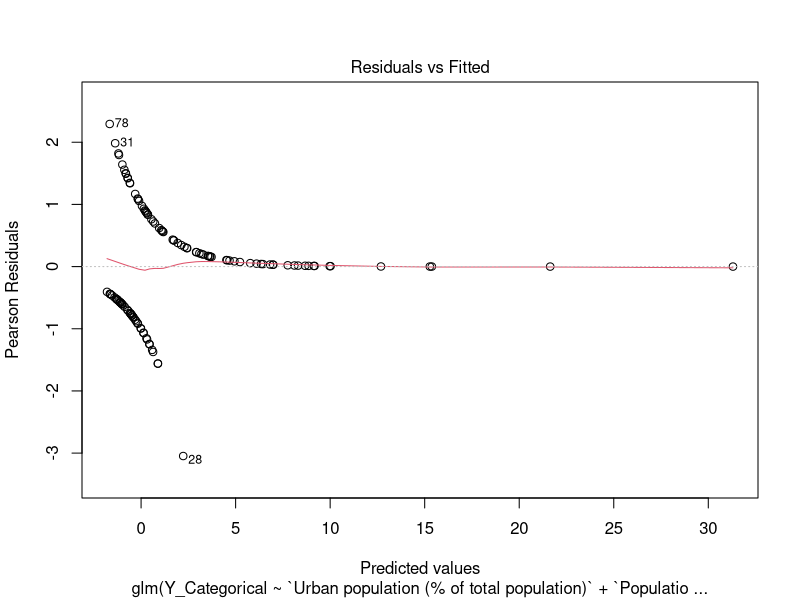
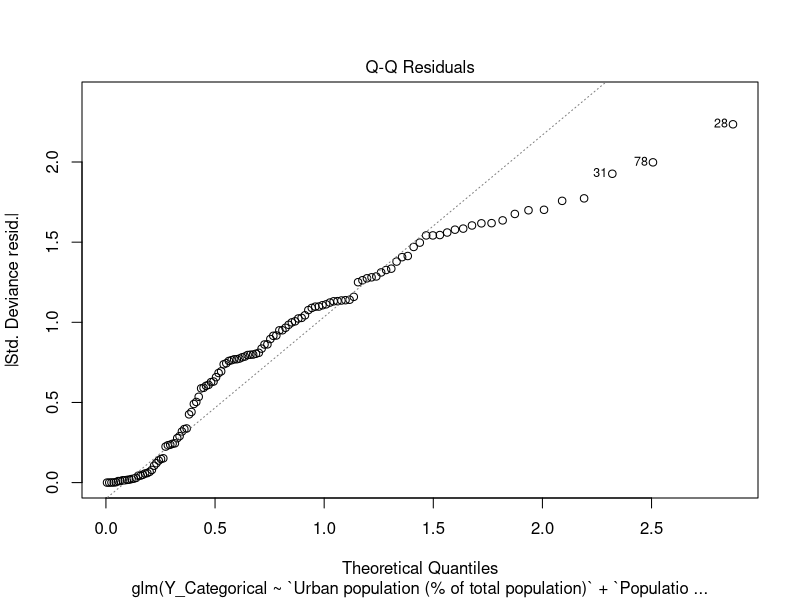
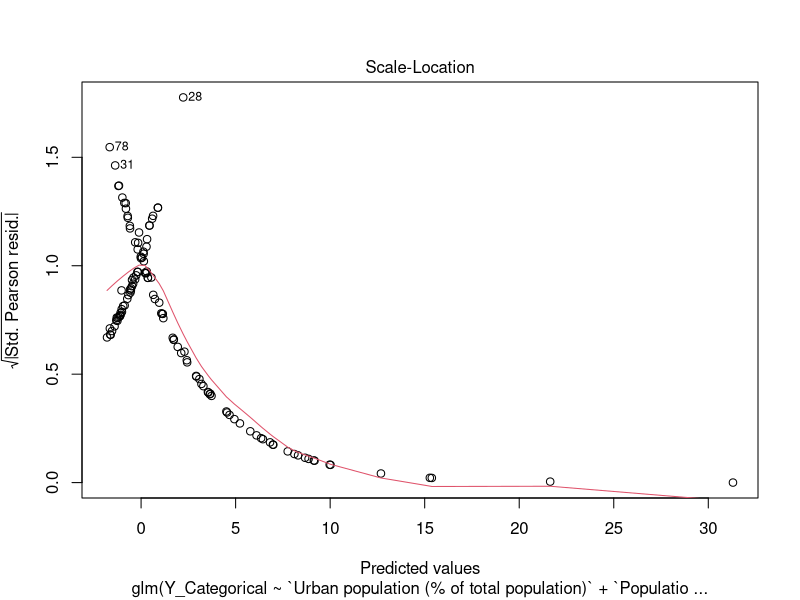
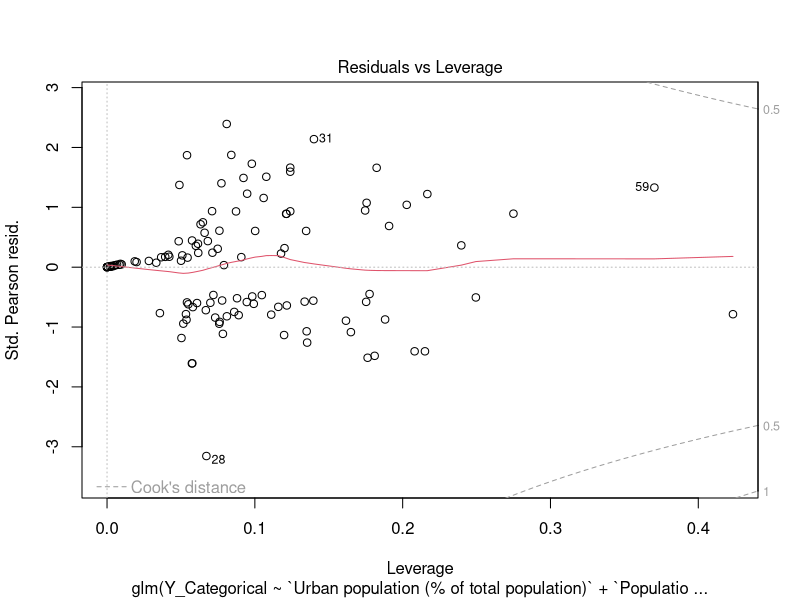
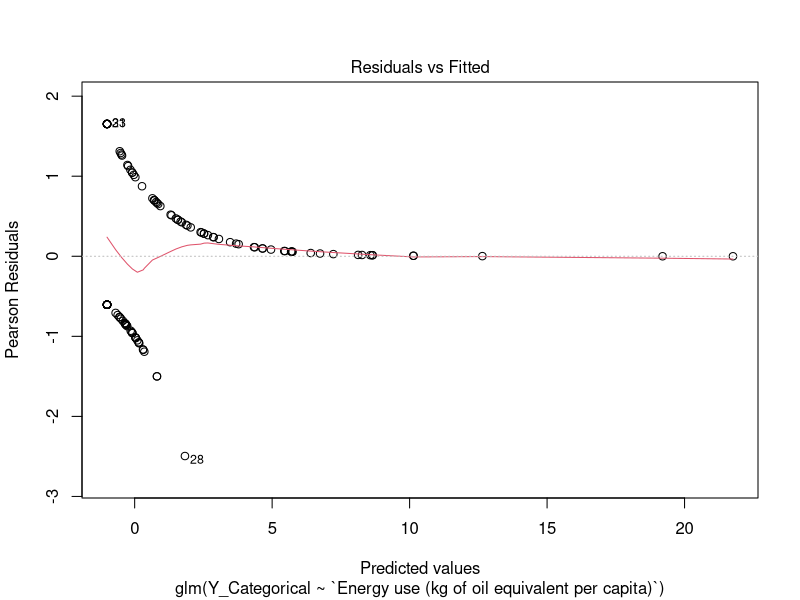
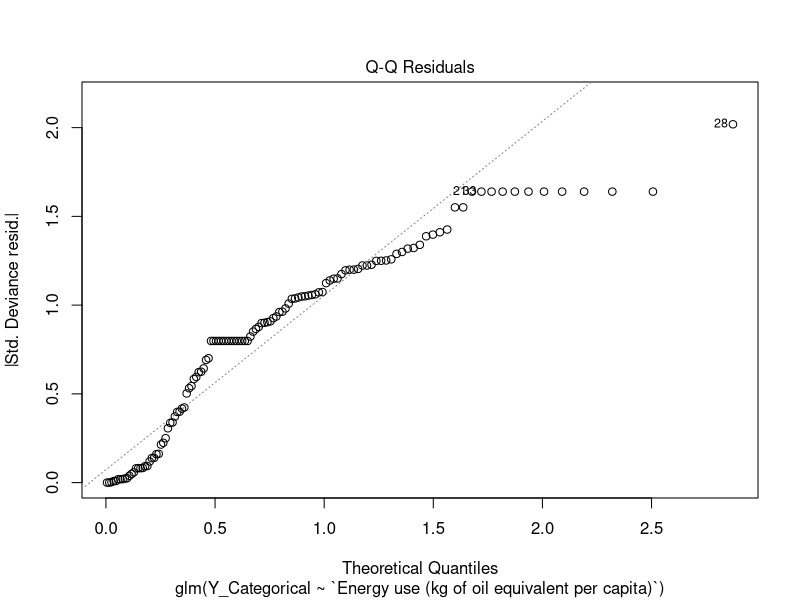
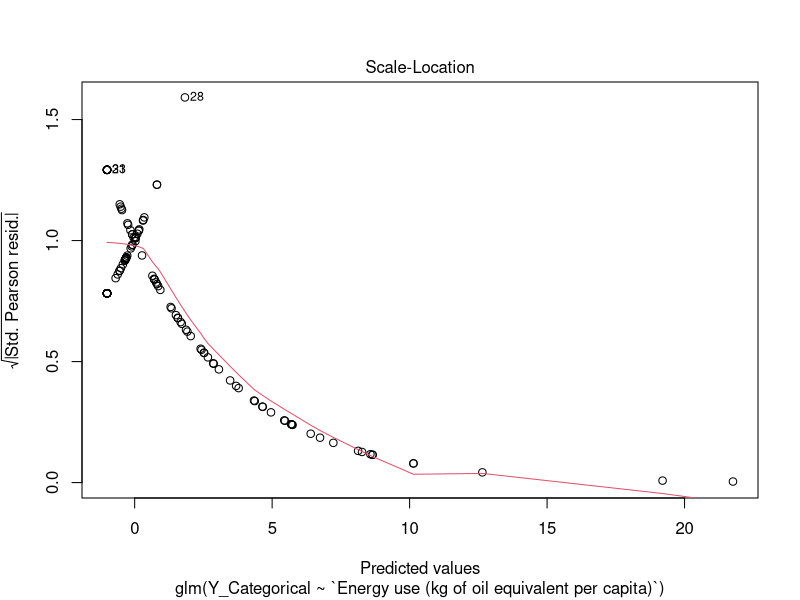
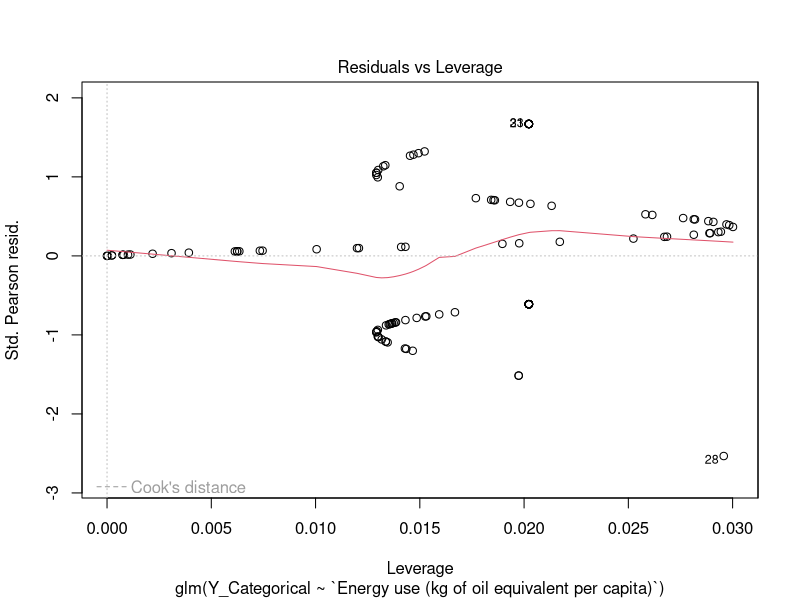

Write the R code that produced these figures, in order.
## ---- chunk 1
knitr::opts_chunk$set(echo = TRUE)
## ---- chunk 2
start.time <- Sys.time()
library(readr)
library(caret)
library(caTools)
co2 <- read_csv("co2.csv")
## ---- chunk 3
co2$Y_Categorical =  ifelse(as.vector(co2$`Total greenhouse gas emissions per capita(t of CO2 equivalent)`) > 5.0, 1, 0)
co2$Y_Emission_Level =  ifelse(as.vector(co2$`Total greenhouse gas emissions per capita(t of CO2 equivalent)`) > 5.0,'High', 'Low')
co2$Interact<-  I(( co2$`Energy use (kg of oil equivalent per capita)`- mean( co2$`Energy use (kg of oil equivalent per capita)`)  )* (co2$`Mortality rate, under-5 (per 1,000 live births)`- mean( co2$`Mortality rate, under-5 (per 1,000 live births)`)))
## ---- chunk 4
set.seed(2)
train.index <- sample(c(1:dim(co2)[1]), dim(co2)[1]*0.6)  
train.df <- co2[train.index, ]
valid.df <- co2[-train.index, ]
## ---- chunk 5
logit.reg <- glm(`Y_Categorical`~  
`Urban population (% of total population)`  + 
`Population growth (annual %)` +    
`Mortality rate, under-5 (per 1,000 live births)` +                               
`Primary completion rate, total (% of relevant age group)`  +                           
`Population in urban agglomerations of more than 1 million (% of total population)` +
`Energy use (kg of oil equivalent per capita)` +                                   
`Electric power consumption (kWh per capita)`  +                                   
`Energy use (kg of oil equivalent) per $1,000 GDP (constant 2011 PPP)` +         
`Renewable electricity output (% of total electricity output)` +  
`Interact`, data = train.df, family = binomial(link = "logit")) 
options(scipen=999)
summary(logit.reg)

## ---- chunk 6
pred <- predict(logit.reg, valid.df)
m <- confusionMatrix(as.factor(ifelse(pred > 0.5, 1, 0)), as.factor(valid.df$Y_Categorical))
print(m)
## ---- chunk 7
m$byClass
## ---- chunk 8
logit.reg2 <- glm(`Y_Categorical`~  
`Energy use (kg of oil equivalent per capita)`,data = train.df, family = binomial(link = "logit")) 
summary(logit.reg2)
pred2 <- predict(logit.reg2, valid.df)
m2 <- confusionMatrix(as.factor(ifelse(pred2 > 0.5, 1, 0)), as.factor(valid.df$Y_Categorical))
print(m2)
m2$byClass
## ---- chunk 9
plot(logit.reg)
plot(logit.reg2)
plot(logit.reg$residuals)
plot(logit.reg2$residuals)
exp(coef(logit.reg2))
colAUC(pred2,valid.df$Y_Categorical, plotROC = T)
end.time <- Sys.time()
time.taken <- end.time - start.time
time.taken
